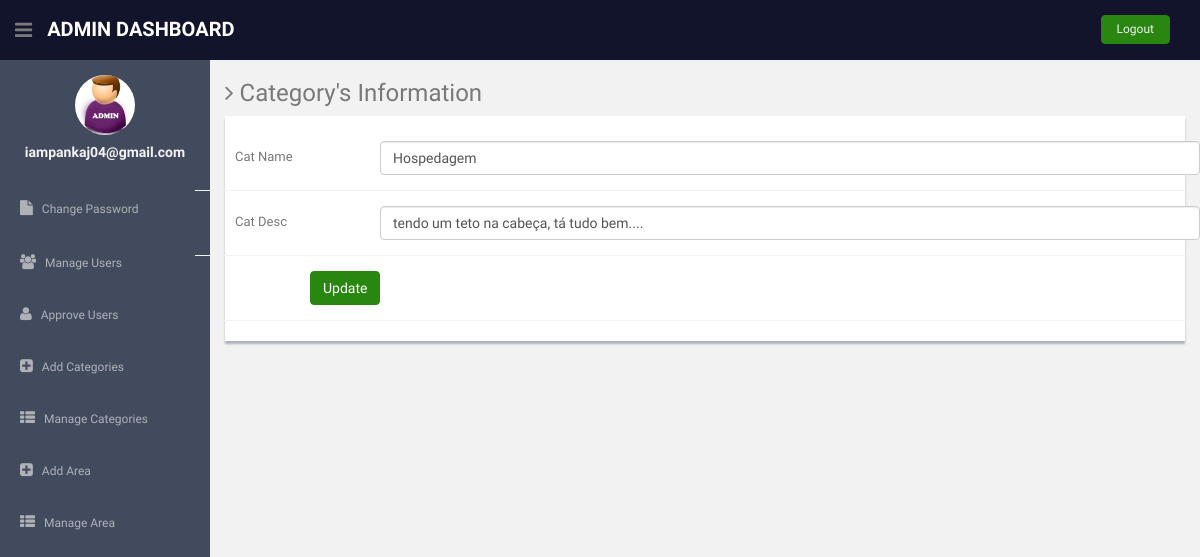
Screenshot of /admin/update-cat.php?id=2 (signed in) with the database file from the repository.
### tables this page shows
CREATE TABLE IF NOT EXISTS `categories` (
  `id` int(11) NOT NULL AUTO_INCREMENT,
  `cat_name` varchar(50) NOT NULL,
  `cat_desc` varchar(50) NOT NULL,
  PRIMARY KEY (`id`)
);

### admin/update-cat.php (the view, shortened to what this page needs)
<!DOCTYPE html>
<html lang="en">
  <head>
    <link href="assets/css/bootstrap.css" rel="stylesheet">
    <link href="assets/font-awesome/css/font-awesome.css" rel="stylesheet" />
    <link href="assets/css/style.css" rel="stylesheet">
    <link href="assets/css/style-responsive.css" rel="stylesheet">
  </head>
  <body>
  <section id="container" >
      <header class="header black-bg">
              <div class="sidebar-toggle-box">
                  <div class="fa fa-bars tooltips" data-placement="right" data-original-title="Toggle Navigation"></div>
              </div>
            <a href="#" class="logo"><b>Admin Dashboard</b></a>
            <div class="top-menu">
            	<ul class="nav pull-right top-menu">
                    <li><a class="logout" href="logout.php">Logout</a></li>
            	</ul>
            </div>
        </header>
      <aside>
                <div id="sidebar"  class="nav-collapse ">
              <ul class="sidebar-menu" id="nav-accordion">
              	  <p class="centered"><a href="#"><img src="assets/img/admin.jpg" class="img-circle" width="60"></a></p>
              	  <h5 class="centered"><?php echo $_SESSION['login'];?></h5>
                  <li class="mt">
                      <a href="change-password.php">
                          <i class="fa fa-file"></i>
                          <span>Change Password</span>
                      </a>
                  </li>
                  <li class="sub-menu">
                      <a href="manage-users.php" >
                          <i class="fa fa-users"></i>
                          <span>Manage Users</span>
                      </a>
                  </li>
                  <li class="sub-menu">
                      <a href="approve-users.php" >
                          <i class="fa fa-user"></i>
                          <span>Approve Users</span>
                      </a>
                  </li>
                  <li class="sub-menu">
                      <a href="add_cat.php" >
                          <i class="fa fa-plus-square"></i>
                          <span>Add Categories</span>
                      </a>
                  </li>
				  <li class="sub-menu">
                      <a href="manage_cat.php" >
                          <i class="fa fa-th-list"></i>
                          <span>Manage Categories</span>
                      </a>
                  </li>
				  <li class="sub-menu">
                      <a href="add_area.php" >
                          <i class="fa fa-plus-square"></i>
                          <span>Add Area</span>
                      </a>
                  </li>
				  <li class="sub-menu">
                      <a href="manage_area.php" >
                          <i class="fa fa-th-list"></i>
                          <span>Manage Area</span>
                      </a>
                  </li>
              </ul>
          </div>
	  </aside>
      <?php $ret=mysql_query("select * from categories where id='".$_GET['id']."'");
	  while($row=mysql_fetch_array($ret))
	  {?>
      <section id="main-content">
          <section class="wrapper">
          	<h3><i class="fa fa-angle-right"></i> Category's Information</h3>
				<div class="row">
                  <div class="col-md-12">
                      <div class="content-panel">
                           <form class="form-horizontal style-form" name="form1" method="post" action="" onSubmit="return valid();">
                          <div class="form-group">
                              <div class="form-group">
                              <label class="col-sm-2 col-sm-2 control-label" style="padding-left:40px;">Cat Name</label>
                              <div class="col-sm-10">
                                  <input type="text" class="form-control" name="catname" value="<?php echo $row['cat_name'];?>" >
                              </div>
                          </div>
                              <div class="form-group">
                              <label class="col-sm-2 col-sm-2 control-label" style="padding-left:40px;">Cat Desc </label>
                              <div class="col-sm-10">
                                  <input type="text" class="form-control" name="catdesc" value="<?php echo $row['cat_desc'];?>" >
                              </div>
                          </div>
                          <div style="margin-left:100px;">
                          <input type="submit" name="Submit" value="Update" class="btn btn-theme"></div>
                          </form>
                      </div>
                  </div>
              </div>
		</section>
        <?php } ?>
      </section></section>
  </body>
</html>

### admin/assets/css/style.css (style rules this page uses)
body { color: #797979; background: #f2f2f2; font-family: 'Ruda', sans-serif; padding: 0px !important; margin: 0px !important; font-size:13px; }
ul li { list-style: none; }
a, a:hover, a:focus { text-decoration: none; outline: none; }
#container { width: 100%; height: 100%; }
.btn-theme { color: #fff; background-color: #288611; border-color: #288611; }
.centered { text-align: center; }
.mt { margin-top: 25px; }
ul.top-menu > li > .logout { color: #f2f2f2; font-size: 12px; border-radius: 4px; -webkit-border-radius: 4px; border: 1px solid #288611 !important; padding: 5px 15px; margin-right: 15px; background: #288611; margin-top: 15px; }
#sidebar { width: 210px; height: 100%; position: fixed; background: #424a5d; }
#sidebar h5 { color: #f2f2f2; font-weight: 700; }
#sidebar ul li { position: relative; }
ul.sidebar-menu , ul.sidebar-menu li ul.sub { margin: -2px 0 0; padding: 0; }
ul.sidebar-menu { margin-top: 75px; }
ul.sidebar-menu li { margin-bottom: 5px; margin-left:10px; margin-right:10px; }
ul.sidebar-menu li.sub-menu { line-height: 15px; }
ul.sidebar-menu li a span { display: inline-block; }
ul.sidebar-menu li a { color: #aeb2b7; text-decoration: none; display: block; padding: 15px 0 15px 10px; font-size: 12px; outline: none; -webkit-transition: all 0.3s ease; -moz-transition: all 0.3s ease; -o-transition: all 0.3s ease; -ms-transition: all 0.3s ease; transition: all 0.3s ease; }
ul.sidebar-menu li a i { font-size: 15px; padding-right: 6px; }
#main-content { margin-left: 210px; }
.header, .footer { min-height: 60px; padding: 0 15px; }
.header { position: fixed; left: 0; right: 0; z-index: 1002; }
.black-bg { background: #11142B; border-bottom: 1px solid #11142B; }
.wrapper { display: inline-block; margin-top: 60px; padding-left: 15px; padding-right: 15px; padding-bottom: 15px; padding-top: 0px; width: 100%; }
a.logo { font-size: 20px; color: #ffffff; float: left; margin-top: 15px; text-transform: uppercase; }
a.logo b { font-weight: 900; }
#top_menu .nav > li, ul.top-menu > li { float: left; }
ul.top-menu > li > a { color: #666666; font-size: 16px; border-radius: 4px; -webkit-border-radius: 4px; border:1px solid #666666 !important; padding: 2px 6px; margin-right: 15px; }
.sidebar-toggle-box { float: left; padding-right: 15px; margin-top: 20px; }
.sidebar-toggle-box .fa-bars { cursor: pointer; display: inline-block; font-size: 20px; }
.content-panel { background: #ffffff; box-shadow: 0px 3px 2px #aab2bd; padding-top: 15px; padding-bottom: 5px; }
label { font-weight: 400; }
.form-horizontal.style-form .form-group { border-bottom: 1px solid #eff2f7; padding-bottom: 15px; margin-bottom: 15px; }
@media (min-width: 768px) { .form-horizontal .control-label { text-align: left; } }

### rows the page displays
categories: catname "Hospedagem", catdesc "tendo um teto na cabeça, tá tudo bem...."

### other values shown
$_SESSION['login'] "iampankaj04@gmail.com"
